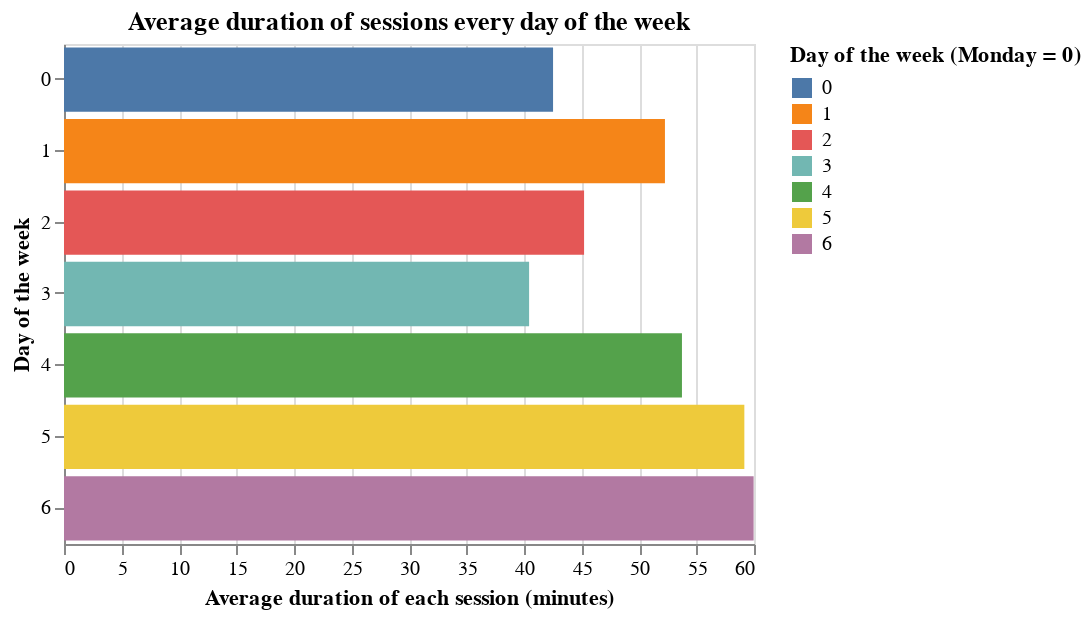

The notebook cell this image was saved under:
### Markdown cell above
#### Figure 1: Average duration of sessions for days of the week

### Code cell
duration_plot = alt.Chart(avg_duration).mark_bar().encode(
    x = alt.X('duration_minutes:Q').title('Average duration of each session (minutes)'),
    y = alt.Y('day_of_week:N').title('Day of the week'),
    color = alt.Color('day_of_week:N', legend = alt.Legend(title = 'Day of the week (Monday = 0)'),) #scale = alt.Scale(scheme = 'dark2'))
).properties(
    width = 345,
    height = 250,
    title = 'Average duration of sessions every day of the week'
)
duration_plot

### Figure 1 — Vega-Lite specification as saved in the notebook (floating-point values rounded to 4 significant figures)
{"config": {"view": {"continuousWidth": 300, "continuousHeight": 300}}, "data": {"name": "data-6c9202a5c49238b36044ba3ea80f906d"}, "mark": {"type": "bar"}, "encoding": {"color": {"field": "day_of_week", "legend": {"title": "Day of the week (Monday = 0)"}, "type": "nominal"}, "x": {"field": "duration_minutes", "title": "Average duration of each session (minutes)", "type": "quantitative"}, "y": {"field": "day_of_week", "title": "Day of the week", "type": "nominal"}}, "height": 250, "title": "Average duration of sessions every day of the week", "width": 345, "$schema": "https://vega.github.io/schema/vega-lite/v5.20.1.json", "datasets": {"data-6c9202a5c49238b36044ba3ea80f906d": [{"day_of_week": 0, "duration_minutes": 42.53}, {"day_of_week": 1, "duration_minutes": 52.26}, {"day_of_week": 2, "duration_minutes": 45.22}, {"day_of_week": 3, "duration_minutes": 40.44}, {"day_of_week": 4, "duration_minutes": 53.73}, {"day_of_week": 5, "duration_minutes": 59.16}, {"day_of_week": 6, "duration_minutes": 59.97}]}}
